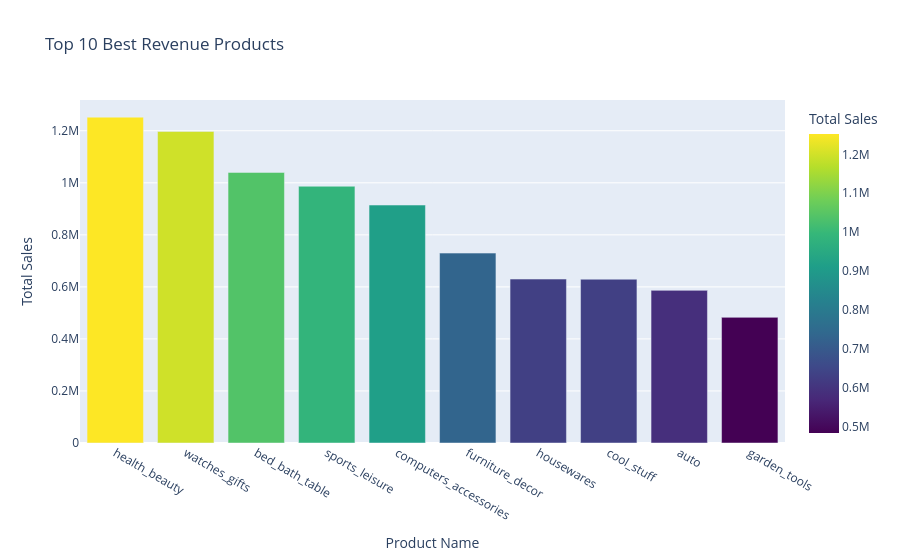

Here is the notebook cell this chart was saved with:
### Code cell
sales_per_product = df.groupby('product_name')['price'].sum().reset_index().sort_values(by='price', ascending=False)

px.bar(
    sales_per_product.head(10),
    x = 'product_name',
    y = 'price',
    title = 'Top 10 Best Revenue Products',
    labels = {'product_name':'Product Name', 'price':'Total Sales'},
    color = 'price',
    color_continuous_scale = 'Viridis' 
).show()

### Figure 1 — Plotly figure (JSON) as saved in the notebook; plotly's stock layout.template omitted (floating-point values rounded to 4 significant figures)
{"data": [{"hovertemplate": "Product Name=%{x}<br>Total Sales=%{marker.color}<extra></extra>", "legendgroup": "", "marker": {"color": [1252000.0, 1198000.0, 1040000.0, 986800.0, 914600.0, 729900.0, 630100.0, 629600.0, 586700.0, 482900.0], "coloraxis": "coloraxis", "pattern": {"shape": ""}}, "name": "", "orientation": "v", "showlegend": false, "textposition": "auto", "type": "bar", "x": ["health_beauty", "watches_gifts", "bed_bath_table", "sports_leisure", "computers_accessories", "furniture_decor", "housewares", "cool_stuff", "auto", "garden_tools"], "xaxis": "x", "y": [1252000.0, 1198000.0, 1040000.0, 986800.0, 914600.0, 729900.0, 630100.0, 629600.0, 586700.0, 482900.0], "yaxis": "y"}], "layout": {"barmode": "relative", "coloraxis": {"colorbar": {"title": {"text": "Total Sales"}}, "colorscale": [[0, "#440154"], [0.1111, "#482878"], [0.2222, "#3e4989"], [0.3333, "#31688e"], [0.4444, "#26828e"], [0.5556, "#1f9e89"], [0.6667, "#35b779"], [0.7778, "#6ece58"], [0.8889, "#b5de2b"], [1, "#fde725"]]}, "legend": {"tracegroupgap": 0}, "title": {"text": "Top 10 Best Revenue Products"}, "xaxis": {"anchor": "y", "domain": [0, 1], "title": {"text": "Product Name"}}, "yaxis": {"anchor": "x", "domain": [0, 1], "title": {"text": "Total Sales"}}}}
